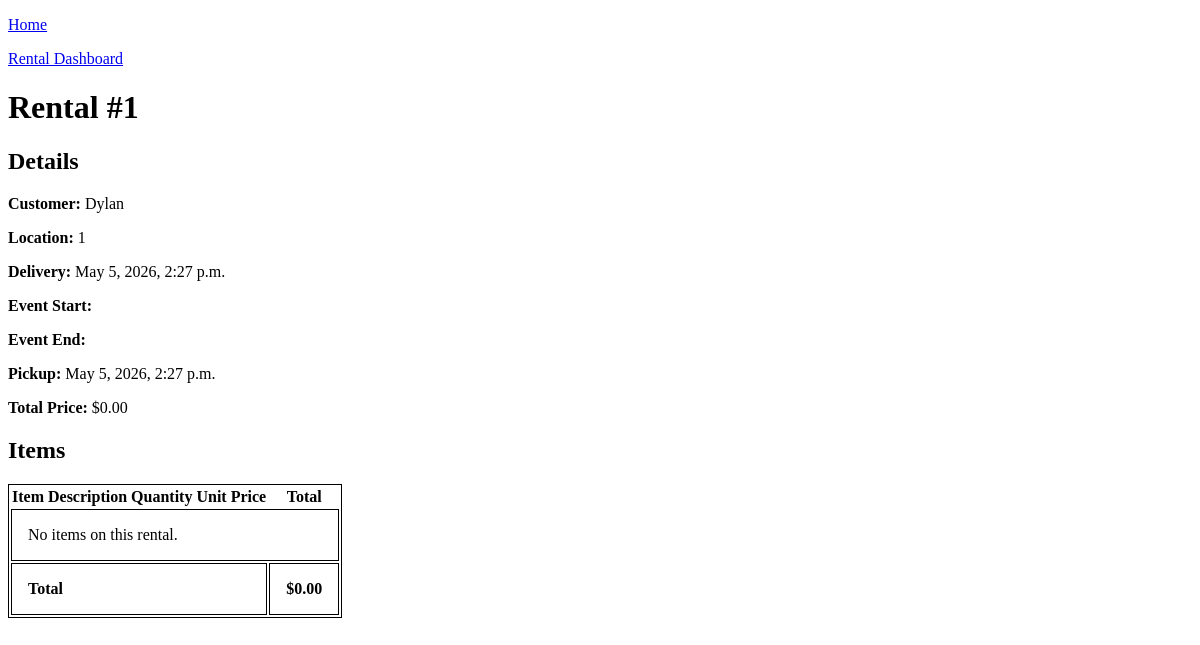
The page /rentals/1 on the database as committed earlier.
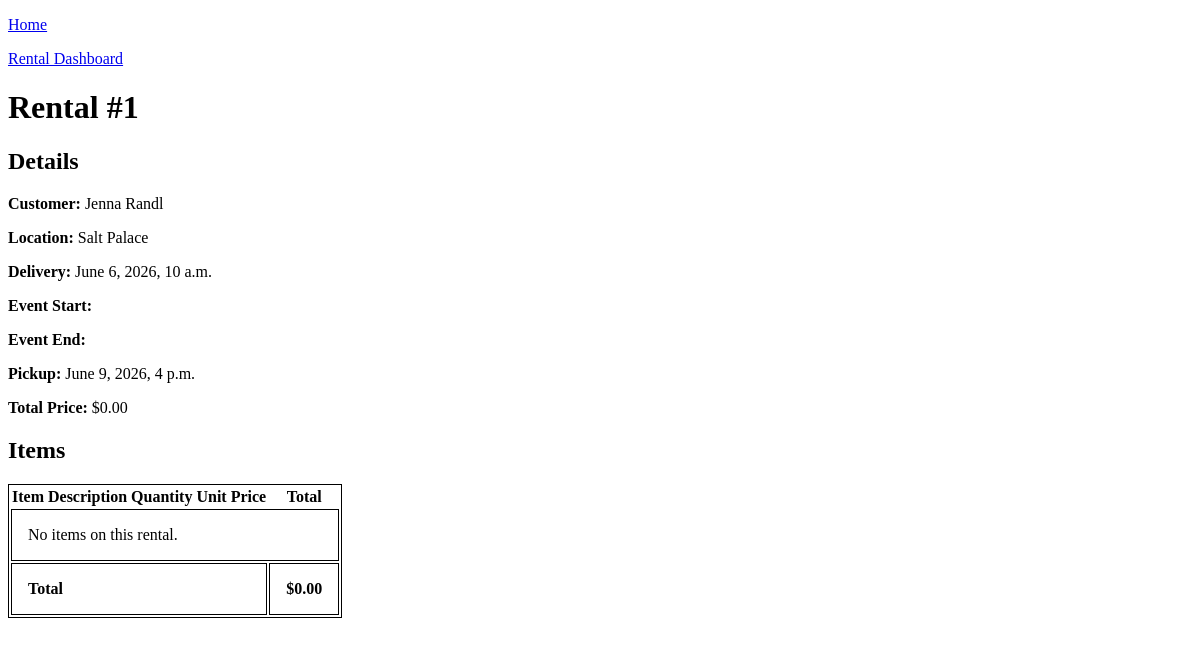
The same page on the database as committed later.
### dashboard/models.py (models this page shows, shortened)
class Rental(models.Model):
    customer = models.ForeignKey(Customer, on_delete=models.CASCADE)
    location = models.CharField(max_length = 200)
    totalPrice = models.DecimalField(max_digits = 20, decimal_places = 2, default=0)
    deliveryDate = models.DateTimeField(null = True)
    eventDateStart = models.DateTimeField(null = True)
    eventDateEnd = models.DateTimeField(null = True)
    pickupDate = models.DateTimeField(null = True)

class Customer(models.Model):
    name = models.CharField(max_length=200)
    phone = models.CharField(max_length=200, null = True)
    email = models.EmailField(default = "None", null = True)
    qb_id = models.BigIntegerField()

### dashboard/views.py (the view)
# urls.py: path("rentals/<int:id>", views.rental_card, name="rental_card"),
def rental_card(request, id):
    rental = get_object_or_404(Rental, pk=id)
    rental_items = RentalItem.objects.filter(rental = rental)
    return render(request, "rental_card.html", {
        "rental" : rental,
        "rental_items" : rental_items,
    })

### dashboard/templates/rental_card.html (shortened to what this page needs)
<!doctype html>
<html lang="en">
  <head>
    <link rel="stylesheet" href="/static/main.css" />
  </head>
    <header>
    <nav>
        <p><a href="/"> Home </a></p>
        <p><a href="/rentals/"> Rental Dashboard </a></p>
    </nav>
    </header>
  <body>
    <h1>Rental #{{ rental.id }}</h1>
    <section>
      <h2>Details</h2>
      <p><strong>Customer:</strong> {{ rental.customer.name }}</p>
      <p><strong>Location:</strong> {{ rental.location }}</p>
      <p><strong>Delivery:</strong> {{ rental.deliveryDate }}</p>
      <p><strong>Event Start:</strong> {{ rental.eventStartDate }}</p>
      <p><strong>Event End:</strong> {{ rental.eventEndDate }}</p>
      <p><strong>Pickup:</strong> {{ rental.pickupDate }}</p>
      <p><strong>Total Price:</strong> ${{ rental.totalPrice }}</p>
    </section>
    <section>
      <h2>Items</h2>
      <table>
        <thead>
          <tr>
            <th>Item</th>
            <th>Description</th>
            <th>Quantity</th>
            <th>Unit Price</th>
            <th>Total</th>
          </tr>
        </thead>
        <tbody>
          {% for item in rental_items %}
          <tr>
            <td>{{ item.item.name }}</td>
            <td>{{ item.item.itemDescription }}</td>
            <td>{{ item.quantity }}</td>
            <td>${{ item.item.itemPrice }}</td>
            <td>${{ item.quantity|floatformat:2 }}</td>
          </tr>
          {% empty %}
          <tr>
            <td colspan="5">No items on this rental.</td>
          </tr>
          {% endfor %}
        </tbody>
        <tfoot>
          <tr>
            <td colspan="4"><strong>Total</strong></td>
            <td><strong>${{ rental.totalPrice }}</strong></td>
          </tr>
        </tfoot>
      </table>
    </section>
  </body>
</html>

Rows that differ between the two databases and show on the page:
changed Rental id 1: customer.name "Dylan" → "Jenna Randl"; location "1" → "Salt Palace"; deliveryDate "May 5, 2026, 2:27 p.m." → "June 6, 2026, 10 a.m."; pickupDate "May 5, 2026, 2:27 p.m." → "June 9, 2026, 4 p.m."
